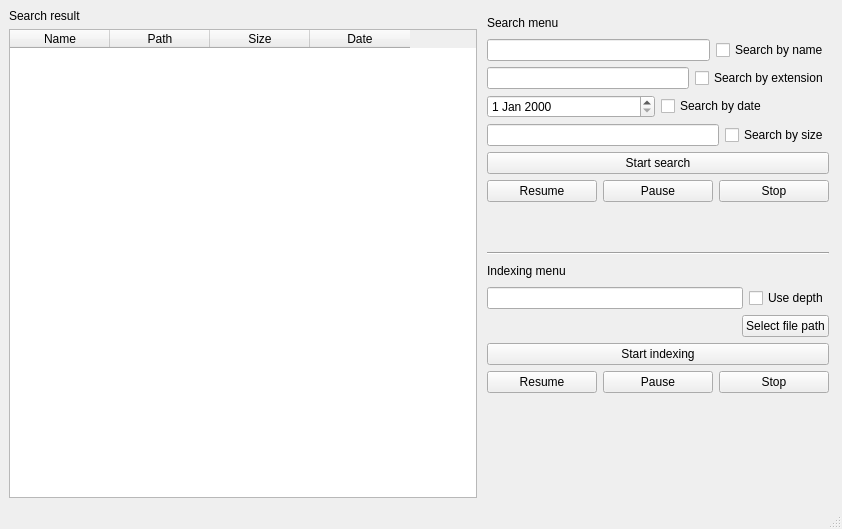
<?xml version="1.0" encoding="UTF-8"?>
<ui version="4.0">
 <class>MainWindow</class>
 <widget class="QMainWindow" name="MainWindow">
  <property name="geometry">
   <rect>
    <x>0</x>
    <y>0</y>
    <width>842</width>
    <height>529</height>
   </rect>
  </property>
  <property name="windowTitle">
   <string>MainWindow</string>
  </property>
  <widget class="QWidget" name="centralwidget">
   <layout class="QHBoxLayout" name="horizontalLayout_5">
    <item>
     <layout class="QHBoxLayout" name="horizontalLayout_13">
      <item>
       <layout class="QVBoxLayout" name="verticalLayout_5">
        <item>
         <widget class="QLabel" name="label_2">
          <property name="text">
           <string>Search result</string>
          </property>
         </widget>
        </item>
        <item>
         <widget class="QTableWidget" name="Table">
          <column>
           <property name="text">
            <string>Name</string>
           </property>
          </column>
          <column>
           <property name="text">
            <string>Path</string>
           </property>
          </column>
          <column>
           <property name="text">
            <string>Size</string>
           </property>
          </column>
          <column>
           <property name="text">
            <string>Date</string>
           </property>
          </column>
         </widget>
        </item>
       </layout>
      </item>
      <item>
       <widget class="QWidget" name="widget" native="true">
        <property name="minimumSize">
         <size>
          <width>200</width>
          <height>0</height>
         </size>
        </property>
        <property name="maximumSize">
         <size>
          <width>350</width>
          <height>600</height>
         </size>
        </property>
        <layout class="QVBoxLayout" name="verticalLayout_6">
         <property name="spacing">
          <number>6</number>
         </property>
         <property name="sizeConstraint">
          <enum>QLayout::SetDefaultConstraint</enum>
         </property>
         <property name="leftMargin">
          <number>4</number>
         </property>
         <property name="topMargin">
          <number>4</number>
         </property>
         <property name="rightMargin">
          <number>4</number>
         </property>
         <property name="bottomMargin">
          <number>4</number>
         </property>
         <item>
          <layout class="QVBoxLayout" name="verticalLayout_4">
           <item>
            <widget class="QLabel" name="label">
             <property name="minimumSize">
              <size>
               <width>0</width>
               <height>0</height>
              </size>
             </property>
             <property name="maximumSize">
              <size>
               <width>16777215</width>
               <height>20</height>
              </size>
             </property>
             <property name="text">
              <string>Search menu</string>
             </property>
            </widget>
           </item>
           <item>
            <layout class="QHBoxLayout" name="horizontalLayout">
             <item>
              <widget class="QLineEdit" name="SearchByNameLineEdit"/>
             </item>
             <item>
              <widget class="QCheckBox" name="SearchByNameCheckBox">
               <property name="text">
                <string>Search by name</string>
               </property>
              </widget>
             </item>
            </layout>
           </item>
           <item>
            <layout class="QHBoxLayout" name="horizontalLayout_2">
             <item>
              <widget class="QLineEdit" name="SearchByExtensionLine"/>
             </item>
             <item>
              <widget class="QCheckBox" name="SearchByExtensionCheckBox">
               <property name="text">
                <string>Search by extension</string>
               </property>
              </widget>
             </item>
            </layout>
           </item>
           <item>
            <layout class="QHBoxLayout" name="horizontalLayout_3">
             <item>
              <layout class="QVBoxLayout" name="verticalLayout">
               <item>
                <widget class="QDateEdit" name="SearchByDateDate"/>
               </item>
              </layout>
             </item>
             <item>
              <widget class="QCheckBox" name="SearchByDateCheckBox">
               <property name="text">
                <string>Search by date</string>
               </property>
              </widget>
             </item>
            </layout>
           </item>
           <item>
            <layout class="QHBoxLayout" name="horizontalLayout_4">
             <item>
              <widget class="QLineEdit" name="SearchBySizeLine"/>
             </item>
             <item>
              <widget class="QCheckBox" name="SearchBySizeCheckBox">
               <property name="text">
                <string>Search by size</string>
               </property>
              </widget>
             </item>
            </layout>
           </item>
           <item>
            <widget class="QPushButton" name="StartSearch">
             <property name="text">
              <string>Start search</string>
             </property>
            </widget>
           </item>
           <item>
            <layout class="QHBoxLayout" name="horizontalLayout_9">
             <item>
              <widget class="QPushButton" name="ResumeSearch">
               <property name="text">
                <string>Resume</string>
               </property>
              </widget>
             </item>
             <item>
              <widget class="QPushButton" name="PauseSearch">
               <property name="text">
                <string>Pause</string>
               </property>
              </widget>
             </item>
             <item>
              <widget class="QPushButton" name="StopSearch">
               <property name="text">
                <string>Stop</string>
               </property>
              </widget>
             </item>
            </layout>
           </item>
           <item>
            <widget class="QLabel" name="SearchState">
             <property name="maximumSize">
              <size>
               <width>16777215</width>
               <height>40</height>
              </size>
             </property>
             <property name="text">
              <string/>
             </property>
            </widget>
           </item>
          </layout>
         </item>
         <item>
          <widget class="Line" name="line">
           <property name="orientation">
            <enum>Qt::Horizontal</enum>
           </property>
          </widget>
         </item>
         <item>
          <layout class="QVBoxLayout" name="verticalLayout_3">
           <item>
            <widget class="QLabel" name="label_5">
             <property name="minimumSize">
              <size>
               <width>0</width>
               <height>0</height>
              </size>
             </property>
             <property name="maximumSize">
              <size>
               <width>16777215</width>
               <height>20</height>
              </size>
             </property>
             <property name="text">
              <string>Indexing menu</string>
             </property>
            </widget>
           </item>
           <item>
            <layout class="QHBoxLayout" name="horizontalLayout_11">
             <item>
              <widget class="QLineEdit" name="Depth"/>
             </item>
             <item>
              <widget class="QCheckBox" name="UseDepthCheckBox">
               <property name="text">
                <string>Use depth</string>
               </property>
              </widget>
             </item>
            </layout>
           </item>
           <item>
            <layout class="QHBoxLayout" name="horizontalLayout_12">
             <item>
              <spacer name="horizontalSpacer">
               <property name="orientation">
                <enum>Qt::Horizontal</enum>
               </property>
               <property name="sizeHint" stdset="0">
                <size>
                 <width>40</width>
                 <height>20</height>
                </size>
               </property>
              </spacer>
             </item>
             <item>
              <widget class="QPushButton" name="SelectFilePath">
               <property name="text">
                <string>Select file path</string>
               </property>
              </widget>
             </item>
            </layout>
           </item>
           <item>
            <widget class="QPushButton" name="StartIndexing">
             <property name="text">
              <string>Start indexing</string>
             </property>
            </widget>
           </item>
           <item>
            <layout class="QHBoxLayout" name="horizontalLayout_10">
             <item>
              <widget class="QPushButton" name="ResumeIndexing">
               <property name="text">
                <string>Resume</string>
               </property>
              </widget>
             </item>
             <item>
              <widget class="QPushButton" name="PauseIndexing">
               <property name="text">
                <string>Pause</string>
               </property>
              </widget>
             </item>
             <item>
              <widget class="QPushButton" name="StopIndexing">
               <property name="text">
                <string>Stop</string>
               </property>
              </widget>
             </item>
            </layout>
           </item>
           <item>
            <widget class="QLabel" name="IndexingState">
             <property name="text">
              <string/>
             </property>
             <property name="wordWrap">
              <bool>true</bool>
             </property>
            </widget>
           </item>
          </layout>
         </item>
        </layout>
       </widget>
      </item>
     </layout>
    </item>
   </layout>
  </widget>
  <widget class="QMenuBar" name="menubar">
   <property name="geometry">
    <rect>
     <x>0</x>
     <y>0</y>
     <width>842</width>
     <height>22</height>
    </rect>
   </property>
  </widget>
  <widget class="QStatusBar" name="statusbar"/>
 </widget>
 <resources/>
 <connections/>
</ui>
